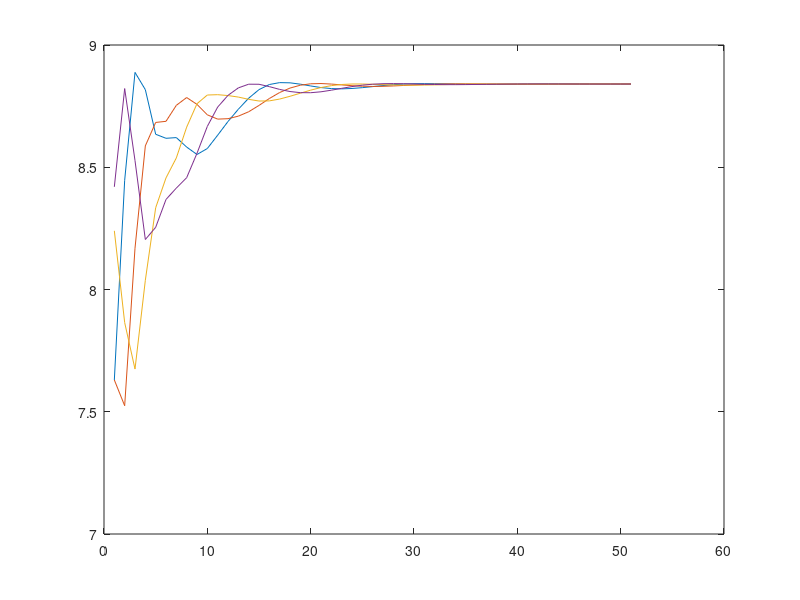
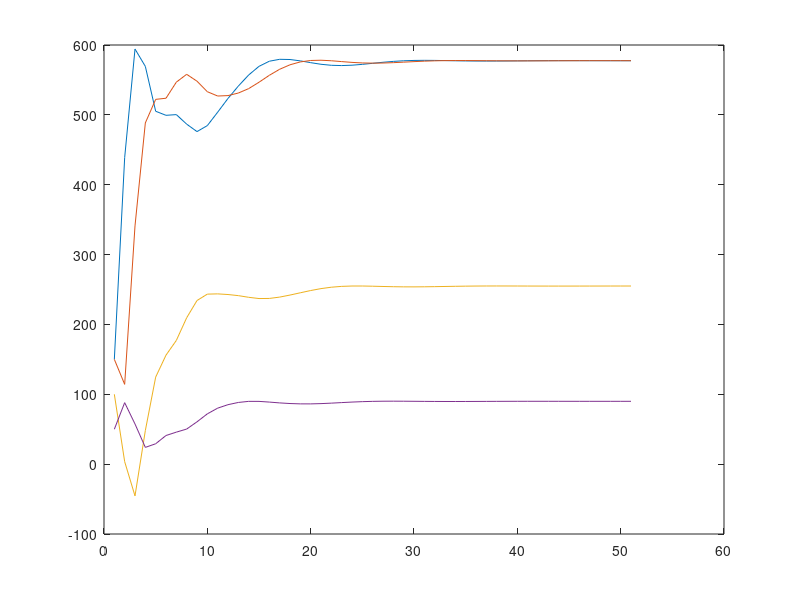
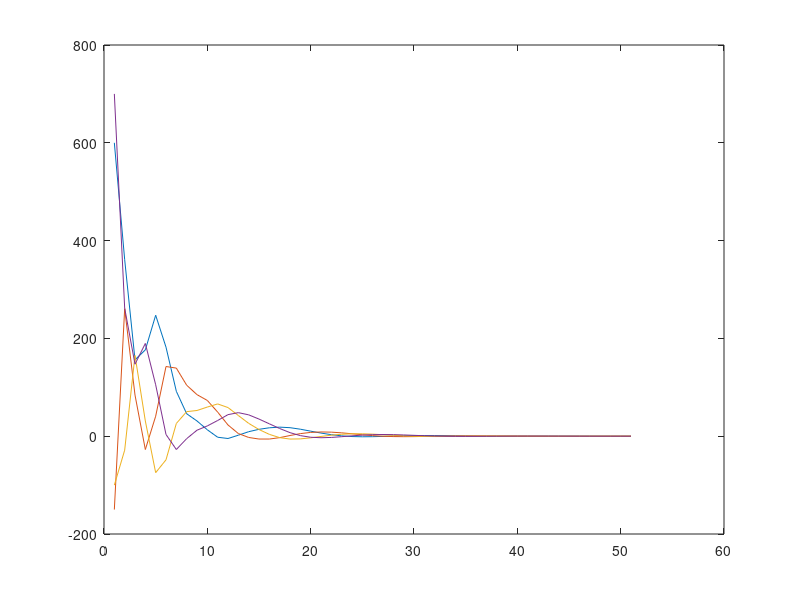

MATLAB code to generate these figures, in order:
P=[0.5 0 0 0.5;0.5 0.5 0 0;0 0.5 0.5 0;0 0 0.5 0.5];
Q=P;
ef=7.026e-4;
v=[352.1;352.1;257.7;103.7];
B=diag(v);
alpha=[-2535.2;-2535.2;-2023.2;-826.8];
p(:,1)=[150;150;100;50];
dell_p(:,1)=[600;-150;-100;700];
lamda(:,1)=[7.63;7.63;8.24;8.42];
for i=1:50
lamda(:,i+1)=P*lamda(:,i)+ef*dell_p(:,i);
 p(:,i+1)=B*lamda(:,i+1)+alpha;
 dell_p(:,i+1)=Q*dell_p(:,i)-(p(:,i+1)-p(:,i));
end
figure('Name','Incremental costs');
x1=lamda(1,:);
x2=lamda(2,:);
x3=lamda(3,:);
x4=lamda(4,:);
plot(x1);
hold on;
plot(x2);
hold on;
plot(x3);
hold on;
plot(x4);

figure('Name','power o/ps');
p1=p(1,:);
p2=p(2,:);
p3=p(3,:);
p4=p(4,:);
plot(p1);
hold on;
plot(p2);
hold on;
plot(p3);
hold on;
plot(p4);


figure('Name','dell_p mismatch');
dell_p1=dell_p(1,:);
dell_p2=dell_p(2,:);
dell_p3=dell_p(3,:);
dell_p4=dell_p(4,:);
plot(dell_p1);
hold on;
plot(dell_p2);
hold on;
plot(dell_p3);
hold on;
plot(dell_p4);
